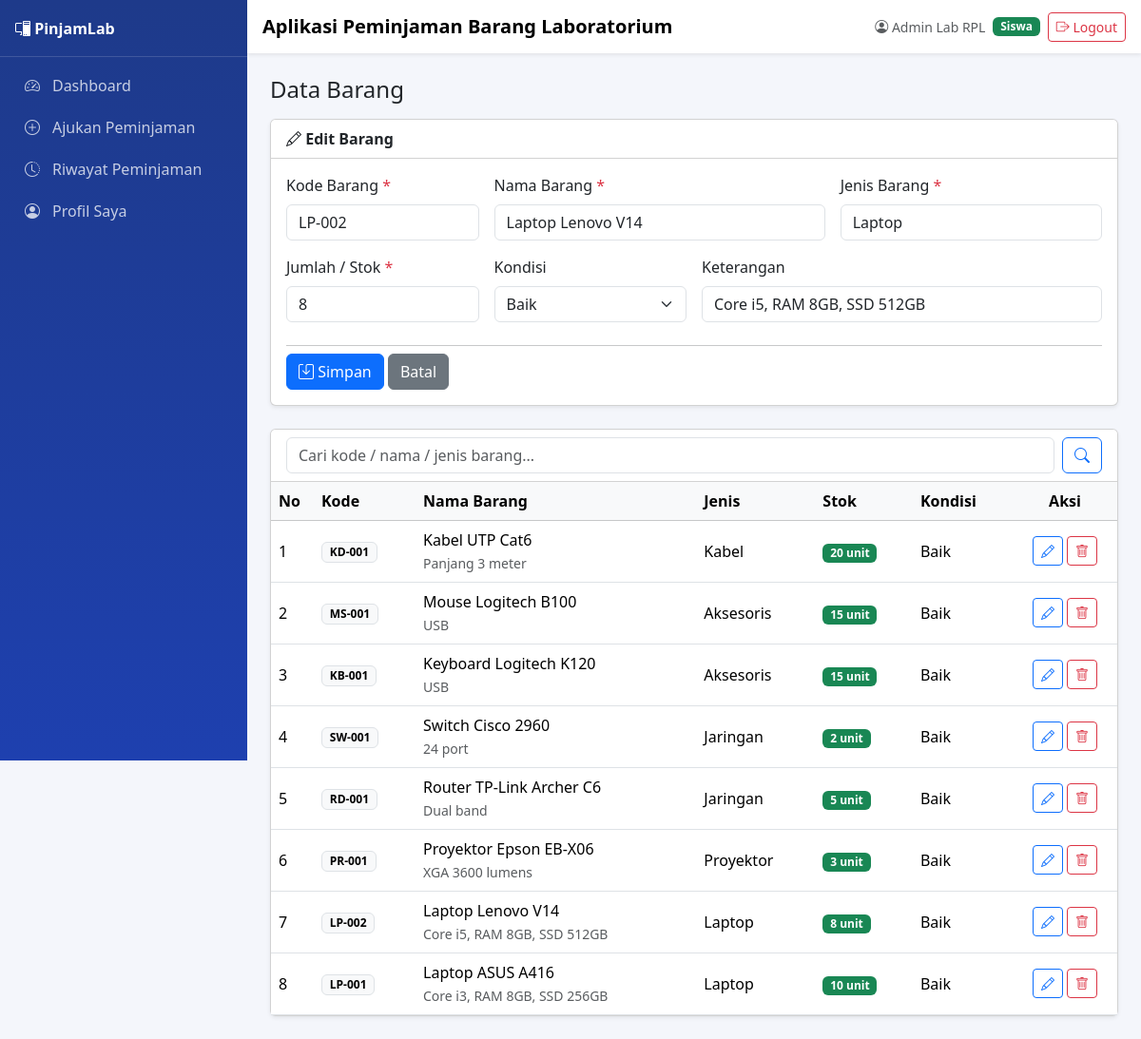
Page /barang.php?aksi=edit&id=2 (signed in) on the committed database.
### tables this page shows
CREATE TABLE barang (
  id_barang    INT AUTO_INCREMENT PRIMARY KEY,
  kode_barang  VARCHAR(20) NOT NULL UNIQUE,
  nama_barang  VARCHAR(100) NOT NULL,
  jenis_barang VARCHAR(50) NOT NULL,
  jumlah       INT NOT NULL DEFAULT 0,
  kondisi      VARCHAR(50) DEFAULT 'Baik',
  keterangan   TEXT
);

### koneksi.php (called while the page is built, shortened)
<?php
function e($str) {
    return htmlspecialchars($str ?? '', ENT_QUOTES, 'UTF-8');
}
?>

### barang.php (the view, shortened to what this page needs)
<?php
include 'koneksi.php';
include 'template_header.php';
 $aksi = $_GET['aksi'] ?? 'list';
 $edit = null;
if ($aksi == 'edit') {
    $id   = (int)($_GET['id'] ?? 0);
    $edit = mysqli_fetch_assoc(mysqli_query($koneksi, "SELECT * FROM barang WHERE id_barang=$id"));
}
 $keyword = mysqli_real_escape_string($koneksi, $_GET['cari'] ?? '');
if ($keyword != '') {
    $data = mysqli_query($koneksi, "SELECT * FROM barang
        WHERE kode_barang LIKE '%$keyword%' OR nama_barang LIKE '%$keyword%' OR jenis_barang LIKE '%$keyword%'
        ORDER BY id_barang DESC");
} else {
    $data = mysqli_query($koneksi, "SELECT * FROM barang ORDER BY id_barang DESC");
}
?>
<div class="d-flex flex-wrap justify-content-between align-items-center gap-2 mb-3">
    <h4 class="mb-0">Data Barang</h4>
</div>
<?php if ($aksi == 'tambah' || ($aksi == 'edit' && $edit)): ?>
<div class="card shadow-sm mb-4">
    <div class="card-header bg-white fw-semibold">
        <i class="bi bi-<?= $aksi == 'tambah' ? 'plus-circle' : 'pencil' ?>"></i>
        <?= $aksi == 'tambah' ? 'Tambah Barang Baru' : 'Edit Barang' ?>
    </div>
    <div class="card-body">
        <form method="post" class="row g-3">
            <div class="col-md-3">
                <label class="form-label">Kode Barang <span class="text-danger">*</span></label>
                <input type="text" name="kode_barang" class="form-control" placeholder="cth: LP-001"
                       value="<?= e($edit['kode_barang'] ?? '') ?>" required>
            </div>
            <div class="col-md-5">
                <label class="form-label">Nama Barang <span class="text-danger">*</span></label>
                <input type="text" name="nama_barang" class="form-control" placeholder="cth: Laptop ASUS A416"
                       value="<?= e($edit['nama_barang'] ?? '') ?>" required>
            </div>
            <div class="col-md-4">
                <label class="form-label">Jenis Barang <span class="text-danger">*</span></label>
                <input type="text" name="jenis_barang" class="form-control" list="daftarJenis"
                       placeholder="cth: Laptop" value="<?= e($edit['jenis_barang'] ?? '') ?>" required>
            </div>
            <div class="col-md-3">
                <label class="form-label">Jumlah / Stok <span class="text-danger">*</span></label>
                <input type="number" name="jumlah" class="form-control" min="0" value="<?= $edit['jumlah'] ?? 1 ?>" required>
            </div>
            <div class="col-md-3">
                <label class="form-label">Kondisi</label>
                <select name="kondisi" class="form-select">
                    <?php foreach (['Baik', 'Rusak Ringan', 'Rusak Berat'] as $k): ?>
                        <option value="<?= $k ?>" <?= ($edit['kondisi'] ?? 'Baik') == $k ? 'selected' : '' ?>><?= $k ?></option>
                    <?php endforeach; ?>
                </select>
            </div>
            <div class="col-md-6">
                <label class="form-label">Keterangan</label>
                <input type="text" name="keterangan" class="form-control" placeholder="Spesifikasi singkat (opsional)"
                       value="<?= e($edit['keterangan'] ?? '') ?>">
            </div>
            <div class="col-12">
                <hr class="mt-2 mb-2">
                <button type="submit" name="<?= $aksi ?>" class="btn btn-primary"><i class="bi bi-save"></i> Simpan</button>
                <a href="barang.php" class="btn btn-secondary">Batal</a>
            </div>
        </form>
    </div>
</div>
<?php endif; ?>
<div class="card shadow-sm">
    <div class="card-header bg-white">
        <form method="get" class="d-flex gap-2">
            <input type="text" name="cari" class="form-control" placeholder="Cari kode / nama / jenis barang..."
                   value="<?= e($keyword) ?>">
            <button class="btn btn-outline-primary" type="submit"><i class="bi bi-search"></i></button>
        </form>
    </div>
    <div class="table-responsive">
        <table class="table table-hover mb-0 align-middle">
            <thead class="table-light">
                <tr>
                    <th width="45">No</th><th>Kode</th><th>Nama Barang</th><th>Jenis</th>
                    <th>Stok</th><th>Kondisi</th><th width="110" class="text-center">Aksi</th>
                </tr>
            </thead>
            <tbody>
                <?php $no = 1; while ($b = mysqli_fetch_assoc($data)): ?>
                <tr>
                    <td><?= $no++ ?></td>
                    <td><span class="badge text-bg-light border"><?= e($b['kode_barang']) ?></span></td>
                    <td>
                        <?= e($b['nama_barang']) ?>
                        <?php if ($b['keterangan']): ?><br><small class="text-muted"><?= e($b['keterangan']) ?></small><?php endif; ?>
                    </td>
                    <td><?= e($b['jenis_barang']) ?></td>
                    <td>
                        <?php if ($b['jumlah'] > 0): ?>
                            <span class="badge bg-success"><?= $b['jumlah'] ?> unit</span>
                        <?php else: ?>
                            <span class="badge bg-danger">Habis</span>
                        <?php endif; ?>
                    </td>
                    <td><?= e($b['kondisi']) ?></td>
                                        <td class="text-center">
                        <?php if (($_SESSION['role'] ?? 'admin') != 'petugas'): ?>
                        <a href="barang.php?aksi=edit&id=<?= $b['id_barang'] ?>" class="btn btn-sm btn-outline-primary" title="Edit"><i class="bi bi-pencil"></i></a>
                        <a href="barang.php?hapus=<?= $b['id_barang'] ?>" class="btn btn-sm btn-outline-danger" title="Hapus"
                           onclick="return confirm('Yakin ingin menghapus barang ini?')"><i class="bi bi-trash"></i></a>
                        <?php else: ?>
                        <span class="text-muted small"><i class="bi bi-eye"></i> lihat</span>
                        <?php endif; ?>
                    </td>
                </tr>
                <?php endwhile; ?>
            </tbody>
        </table>
    </div>
</div>
<?php include 'template_footer.php'; ?>

### template_header.php (style rules this page uses)
body { background-color: #f4f6fb; }

### rows in the picture
barang: kode_barang "LP-002", nama_barang "Laptop Lenovo V14", jenis_barang "Laptop", jumlah "8", kondisi "Baik", keterangan "Core i5, RAM 8GB, SSD 512GB"
barang: kode_barang "KD-001", nama_barang "Kabel UTP Cat6", keterangan "Panjang 3 meter", jenis_barang "Kabel", jumlah "20", kondisi "Baik"
barang: kode_barang "MS-001", nama_barang "Mouse Logitech B100", keterangan "USB", jenis_barang "Aksesoris", jumlah "15", kondisi "Baik"
barang: kode_barang "KB-001", nama_barang "Keyboard Logitech K120", keterangan "USB", jenis_barang "Aksesoris", jumlah "15", kondisi "Baik"
barang: kode_barang "SW-001", nama_barang "Switch Cisco 2960", keterangan "24 port", jenis_barang "Jaringan", jumlah "2", kondisi "Baik"
barang: kode_barang "RD-001", nama_barang "Router TP-Link Archer C6", keterangan "Dual band", jenis_barang "Jaringan", jumlah "5", kondisi "Baik"
barang: kode_barang "PR-001", nama_barang "Proyektor Epson EB-X06", keterangan "XGA 3600 lumens", jenis_barang "Proyektor", jumlah "3", kondisi "Baik"
barang: kode_barang "LP-001", nama_barang "Laptop ASUS A416", keterangan "Core i3, RAM 8GB, SSD 256GB", jenis_barang "Laptop", jumlah "10", kondisi "Baik"

### other values in the picture
$namaUser "Admin Lab RPL"
$role "Siswa"
